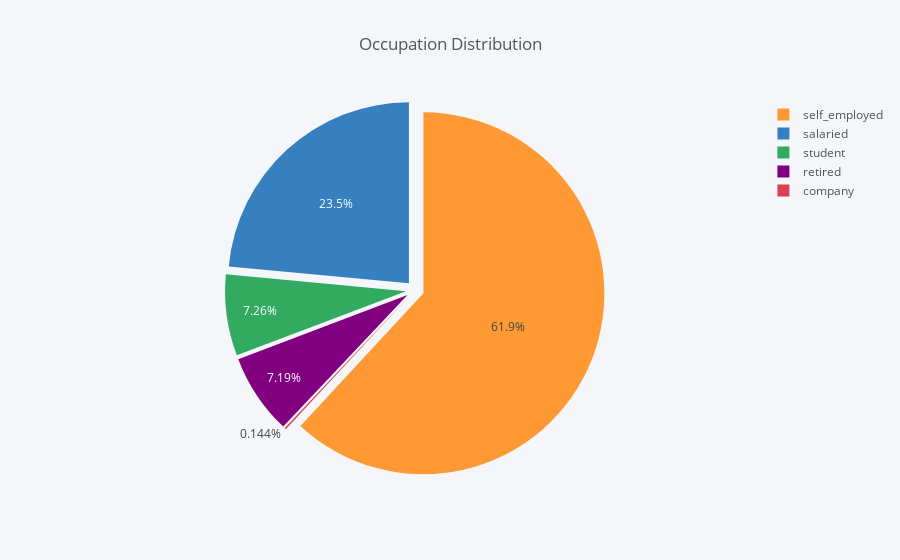

Notebook code cell kept with this figure:
### Code cell
# Reset the index of the occupation_counts to convert it into a DataFrame
occupation_counts_df = occupation_counts.reset_index()
occupation_counts_df.columns = ['occupation', 'count']

# Creating a pie chart with Cufflinks
occupation_counts_df.iplot(kind='pie', labels='occupation', values='count', title='Occupation Distribution', pull=0.05)

### Figure 1 — Plotly figure (JSON) as saved in the notebook; plotly's stock layout.template omitted (floating-point values rounded to 4 significant figures)
{"data": [{"labels": ["self_employed", "salaried", "student", "retired", "company"], "marker": {"colors": ["rgba(255, 153, 51, 1.0)", "rgba(55, 128, 191, 1.0)", "rgba(50, 171, 96, 1.0)", "rgba(128, 0, 128, 1.0)", "rgba(219, 64, 82, 1.0)"]}, "name": "", "pull": 0.05, "type": "pie", "values": [9860, 3745, 1156, 1145, 23]}], "layout": {"legend": {"bgcolor": "#F5F6F9", "font": {"color": "#4D5663"}}, "paper_bgcolor": "#F5F6F9", "plot_bgcolor": "#F5F6F9", "title": "Occupation Distribution", "titlefont": {"color": "#4D5663"}}}
